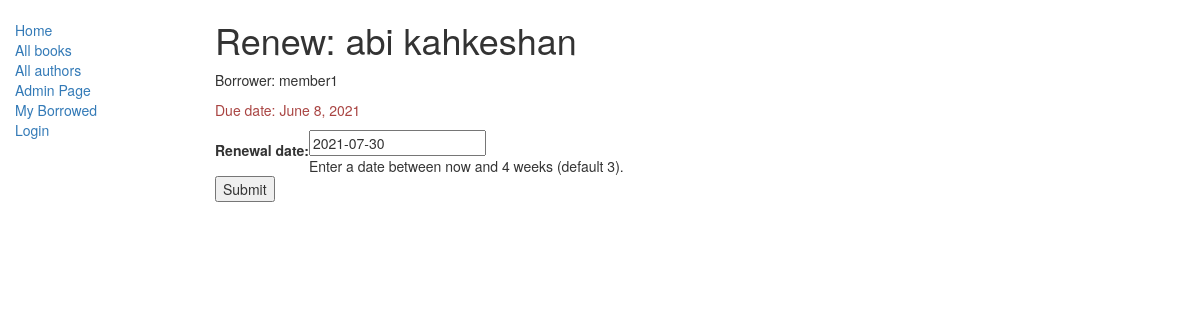
Before: /catalog/book/59a27ccbd04747f2aff352dd28dba9d5/renew/ with the older database file.
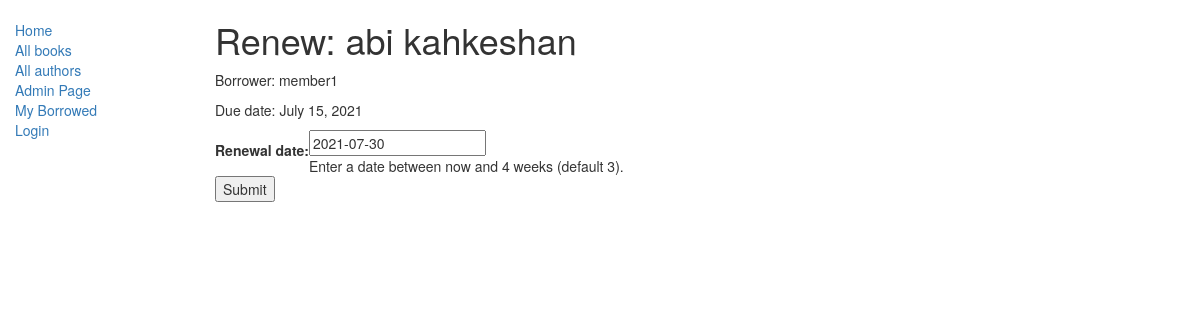
After: the same page with the newer database file.
### catalog/models.py (models this page shows, shortened)
class BookInstance(models.Model):
    id = models.UUIDField(primary_key=True, default=uuid.uuid4, help_text="Unique ID for this particular book across whole library")
    book = models.ForeignKey('Book', on_delete=models.SET_NULL, null=True)
    imprint = models.CharField(max_length=200)
    due_back = models.DateField(null=True, blank=True)
    LOAN_STATUS = (
        ('m', 'Maintenance'),
        ('o', 'On loan'),
        ('a', 'Available'),
        ('r', 'Reserved'),
    )
    status = models.CharField(max_length=1, choices=LOAN_STATUS, blank=True, default='m', help_text='Book availability')
    borrower = models.ForeignKey(User, on_delete=models.SET_NULL, null=True, blank=True)
    class Meta:
        ordering = ["due_back"]
    @property
    def is_overdue(self):
        if self.due_back and date.today() > self.due_back:
            return True
        return False

class Book(models.Model):
    title = models.CharField(max_length=200)
    author = models.ForeignKey('Author', on_delete=models.SET_NULL, null=True)
    summary = models.TextField(max_length=1000, help_text="Enter a brief description of the book")
    isbn = models.CharField('ISBN',max_length=13, help_text='13 Character <a href="https://www.isbn-international.org/content/what-isbn">ISBN number</a>')
    genre = models.ManyToManyField(Genre, help_text="Select a genre for this book")
    def display_genre(self):
        """
        Creates a string for the Genre. This is required to display genre in Admin.
        """
        return ', '.join([ genre.name for genre in self.genre.all()[:3] ])
    display_genre.short_description = 'Genre'

### catalog/views.py (the view)
# urls.py: url(r'^book/(?P<pk>[-\w]+)/renew/$', views.renew_book_librarian, name='renew-book-librarian'),
def renew_book_librarian(request, pk):
    book_inst=get_object_or_404(models.BookInstance, pk = pk)
    if request.method == 'POST':
        form = RenewBookForm(request.POST)
        if form.is_valid():
            book_inst.due_back = form.cleaned_data['renewal_date']
            book_inst.save()
            return HttpResponseRedirect(reverse('catalog:my-borrowed') )
    else:
        proposed_renewal_date = datetime.date.today() + datetime.timedelta(weeks=3)
        form = RenewBookForm(initial={'renewal_date': proposed_renewal_date,})
    return render(request, 'catalog/book_renew_librarian.html', {'form': form, 'bookinst':book_inst})

### catalog/forms.py (shortened to what this page needs)
class RenewBookForm(forms.Form):
    renewal_date = forms.DateField(help_text="Enter a date between now and 4 weeks (default 3).")

### catalog/templates/catalog/book_renew_librarian.html (shortened to what this page needs)
{% extends "catalog/base_generic.html" %}
{% block content %}
    <h1>Renew: {{bookinst.book.title}}</h1>
    <p>Borrower: {{bookinst.borrower}}</p>
    <p{% if bookinst.is_overdue %} class="text-danger"{% endif %}>Due date: {{bookinst.due_back}}</p>
    <form action="" method="post">
        <table>
        {{ form }}
        </table>
        <input type="submit" value="Submit" />
    </form>
{% endblock %}

Changed rows visible on the page:
changed BookInstance "abi kahkeshan": due_back "June 8, 2021" → "July 15, 2021"
